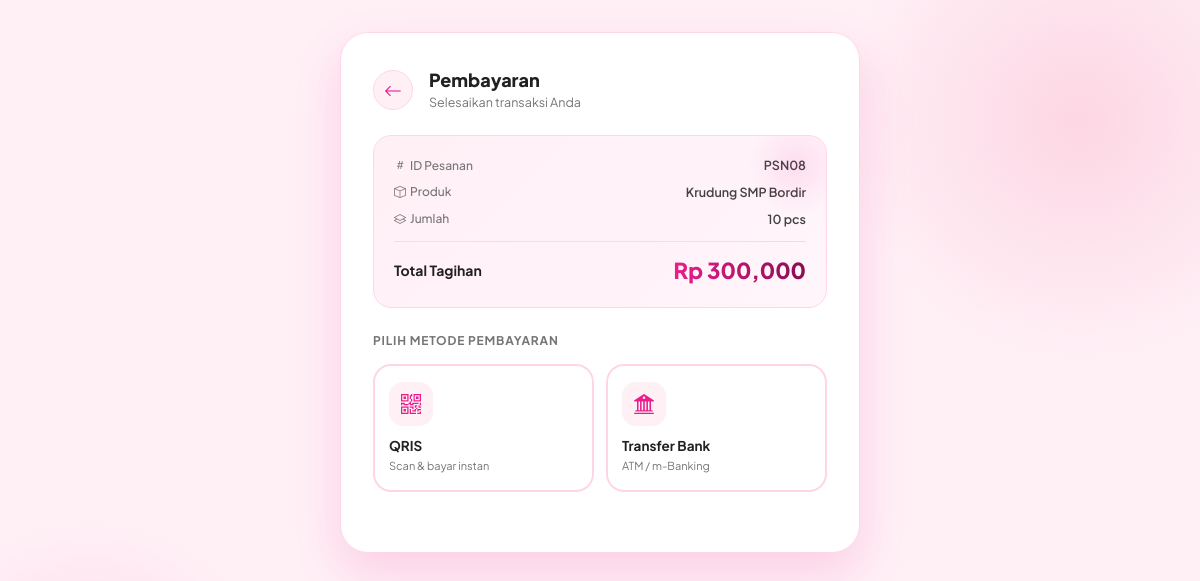
/pelanggan/bayar.php?id=PSN08 (signed in), run on the app's committed database.
### tables this page shows
CREATE TABLE `detail_pesanan` (
  `ID_DETAIL` int(11) NOT NULL,
  `ID_PESANAN` varchar(10) DEFAULT NULL,
  `ID_PRODUK` varchar(10) DEFAULT NULL,
  `JUMLAH` int(11) NOT NULL,
  `UKURAN` varchar(10) DEFAULT NULL,
  `SUBTOTAL` decimal(10,0) NOT NULL
);

CREATE TABLE `pesanan` (
  `ID_PESANAN` varchar(10) NOT NULL,
  `ID_OWNER` varchar(10) DEFAULT NULL,
  `ID_PELANGGAN` varchar(10) DEFAULT NULL,
  `WAKTU_PESAN` datetime NOT NULL,
  `TOTAL_HARGA` decimal(10,0) NOT NULL,
  `STATUS` varchar(10) NOT NULL,
  `ID_PENJAHIT` varchar(10) DEFAULT NULL
);

CREATE TABLE `produk` (
  `ID_PRODUK` varchar(10) NOT NULL COMMENT 'ID unik untuk produk',
  `NAMA_PRODUK` varchar(25) NOT NULL COMMENT 'Nama produk',
  `JENIS_BAHAN` varchar(25) NOT NULL COMMENT 'Jenis bahan yang digunakan',
  `UKURAN` varchar(100) NOT NULL COMMENT 'Ukuran produk',
  `HARGA` decimal(10,2) NOT NULL COMMENT 'Harga produk'
);

### pelanggan/bayar.php (the view, shortened to what this page needs)
<?php
include "../config/koneksi.php";
$id_pesanan = $_GET['id'];
$query = mysqli_query($koneksi, "SELECT p.*, pr.NAMA_PRODUK, dp.JUMLAH
                                 FROM pesanan p
                                 JOIN detail_pesanan dp ON p.ID_PESANAN = dp.ID_PESANAN
                                 JOIN produk pr ON dp.ID_PRODUK = pr.ID_PRODUK
                                 WHERE p.ID_PESANAN = '$id_pesanan'");
$data = mysqli_fetch_assoc($query);
?>
<!DOCTYPE html>
<html lang="id">
<head>
    <link href="https://cdn.jsdelivr.net/npm/bootstrap@5.3.0/dist/css/bootstrap.min.css" rel="stylesheet">
    <link rel="stylesheet" href="https://cdn.jsdelivr.net/npm/bootstrap-icons@1.11.1/font/bootstrap-icons.css">
</head>
<body>
<div class="page-wrapper">
<div class="pay-card">
    <div class="d-flex align-items-center gap-3 mb-4">
        <a href="dashboard.php" class="btn-back"><i class="bi bi-arrow-left"></i></a>
        <div>
            <div class="page-title">Pembayaran</div>
            <div class="page-sub">Selesaikan transaksi Anda</div>
        </div>
    </div>
    <div class="order-summary mb-4">
        <div class="order-row">
            <span class="order-label"><i class="bi bi-hash me-1"></i>ID Pesanan</span>
            <span class="order-value"><?= htmlspecialchars($data['ID_PESANAN']); ?></span>
        </div>
        <div class="order-row">
            <span class="order-label"><i class="bi bi-box me-1"></i>Produk</span>
            <span class="order-value"><?= htmlspecialchars($data['NAMA_PRODUK']); ?></span>
        </div>
        <div class="order-row" style="margin-bottom:0">
            <span class="order-label"><i class="bi bi-layers me-1"></i>Jumlah</span>
            <span class="order-value"><?= $data['JUMLAH']; ?> pcs</span>
        </div>
        <div class="order-divider"></div>
        <div class="order-row" style="margin-bottom:0">
            <span class="total-label">Total Tagihan</span>
            <span class="total-amount">Rp <?= number_format($data['TOTAL_HARGA']); ?></span>
        </div>
    </div>
    <div class="section-label">Pilih Metode Pembayaran</div>
    <div class="methods-grid">
        <button class="method-btn" id="btn-qris" onclick="pilihMetode('qris')">
            <div class="method-icon"><i class="bi bi-qr-code"></i></div>
            <div class="method-name">QRIS</div>
            <div class="method-desc">Scan & bayar instan</div>
        </button>
        <button class="method-btn" id="btn-transfer" onclick="pilihMetode('transfer')">
            <div class="method-icon"><i class="bi bi-bank2"></i></div>
            <div class="method-name">Transfer Bank</div>
            <div class="method-desc">ATM / m-Banking</div>
        </button>
    </div>
</div>
</div>
</body>
</html>

### pelanggan/bayar.php (style rules this page uses)
:root { --pink-50: #fff0f6; --pink-100: #ffd6e7; --pink-200: #ffadd2; --pink-400: #f06292; --pink-500: #e91e8c; --pink-600: #c2185b; --pink-700: #880e4f; --white: #ffffff; --gray-50: #fafafa; --gray-100: #f5f5f5; --gray-200: #eeeeee; --gray-400: #bdbdbd; --gray-600: #757575; --gray-800: #424242; --gray-900: #212121; --shadow-sm: 0 2px 8px rgba(233,30,140,0.08); --shadow-md: 0 8px 24px rgba(233,30,140,0.12); --shadow-lg: 0 20px 48px rgba(233,30,140,0.16); }
* { box-sizing: border-box; margin: 0; padding: 0; }
body { font-family: 'Plus Jakarta Sans', sans-serif; background: var(--pink-50); min-height: 100vh; position: relative; overflow-x: hidden; }
body::before { content: ''; position: fixed; top: -120px; right: -120px; width: 480px; height: 480px; background: radial-gradient(circle, rgba(240,98,146,0.18) 0%, transparent 70%); border-radius: 50%; pointer-events: none; z-index: 0; }
body::after { content: ''; position: fixed; bottom: -100px; left: -100px; width: 380px; height: 380px; background: radial-gradient(circle, rgba(233,30,140,0.12) 0%, transparent 70%); border-radius: 50%; pointer-events: none; z-index: 0; }
.page-wrapper { position: relative; z-index: 1; min-height: 100vh; padding: 32px 16px 48px; display: flex; align-items: flex-start; justify-content: center; }
.pay-card { background: var(--white); border-radius: 28px; padding: 36px 32px; width: 100%; max-width: 520px; box-shadow: var(--shadow-lg); border: 1.5px solid var(--pink-100); animation: slideUp 0.45s cubic-bezier(0.34,1.56,0.64,1) both; }
.btn-back { width: 40px; height: 40px; border-radius: 50%; background: var(--pink-50); border: 1.5px solid var(--pink-100); color: var(--pink-500); display: inline-flex; align-items: center; justify-content: center; font-size: 18px; text-decoration: none; transition: background 0.2s, transform 0.15s; flex-shrink: 0; }
.page-title { font-size: 18px; font-weight: 800; color: var(--gray-900); line-height: 1.2; }
.page-sub { font-size: 12.5px; color: var(--gray-600); margin-top: 2px; }
.order-summary { background: linear-gradient(135deg, var(--pink-50) 0%, #fff5fb 100%); border: 1.5px solid var(--pink-100); border-radius: 18px; padding: 20px; margin-bottom: 28px; position: relative; overflow: hidden; }
.order-summary::before { content: ''; position: absolute; top: -20px; right: -20px; width: 100px; height: 100px; background: radial-gradient(circle, rgba(233,30,140,0.1) 0%, transparent 70%); border-radius: 50%; }
.order-row { display: flex; justify-content: space-between; align-items: center; margin-bottom: 8px; }
.order-label { font-size: 12px; color: var(--gray-600); font-weight: 500; }
.order-value { font-size: 12.5px; color: var(--gray-800); font-weight: 600; }
.order-divider { height: 1px; background: var(--pink-100); margin: 12px 0; }
.total-label { font-size: 14px; font-weight: 700; color: var(--gray-900); }
.total-amount { font-size: 22px; font-weight: 800; background: linear-gradient(90deg, var(--pink-500), var(--pink-700)); -webkit-background-clip: text; -webkit-text-fill-color: transparent; }
.section-label { font-size: 12px; font-weight: 700; color: var(--gray-600); text-transform: uppercase; letter-spacing: 0.8px; margin-bottom: 14px; }
.methods-grid { display: grid; grid-template-columns: 1fr 1fr; gap: 12px; margin-bottom: 24px; }
.method-btn { border: 2px solid var(--pink-100); border-radius: 18px; padding: 16px 14px; cursor: pointer; background: var(--white); transition: border-color 0.2s, background 0.2s, transform 0.15s, box-shadow 0.2s; text-align: left; position: relative; overflow: hidden; }
.method-btn::before { content: ''; position: absolute; inset: 0; background: linear-gradient(135deg, var(--pink-50), transparent); opacity: 0; transition: opacity 0.2s; }
.method-icon { width: 44px; height: 44px; border-radius: 14px; background: var(--pink-50); color: var(--pink-500); display: flex; align-items: center; justify-content: center; font-size: 20px; margin-bottom: 10px; transition: background 0.2s, color 0.2s; }
.method-name { font-size: 13.5px; font-weight: 700; color: var(--gray-900); }
.method-desc { font-size: 11px; color: var(--gray-600); margin-top: 2px; }

### data on the page
detail_pesanan: ID_PESANAN.ID_PESANAN "PSN08", ID_PRODUK.NAMA_PRODUK "Krudung SMP Bordir", JUMLAH "10", ID_PESANAN.TOTAL_HARGA "300,000"
